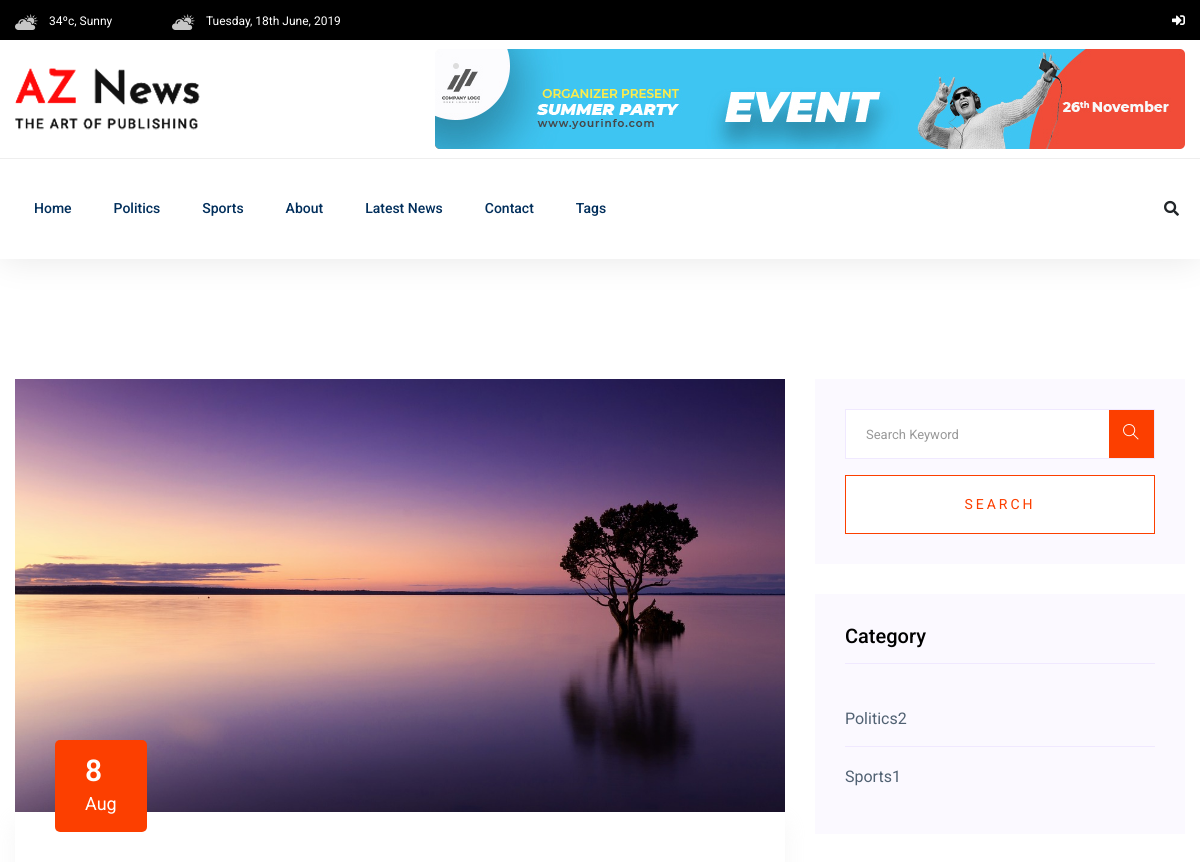
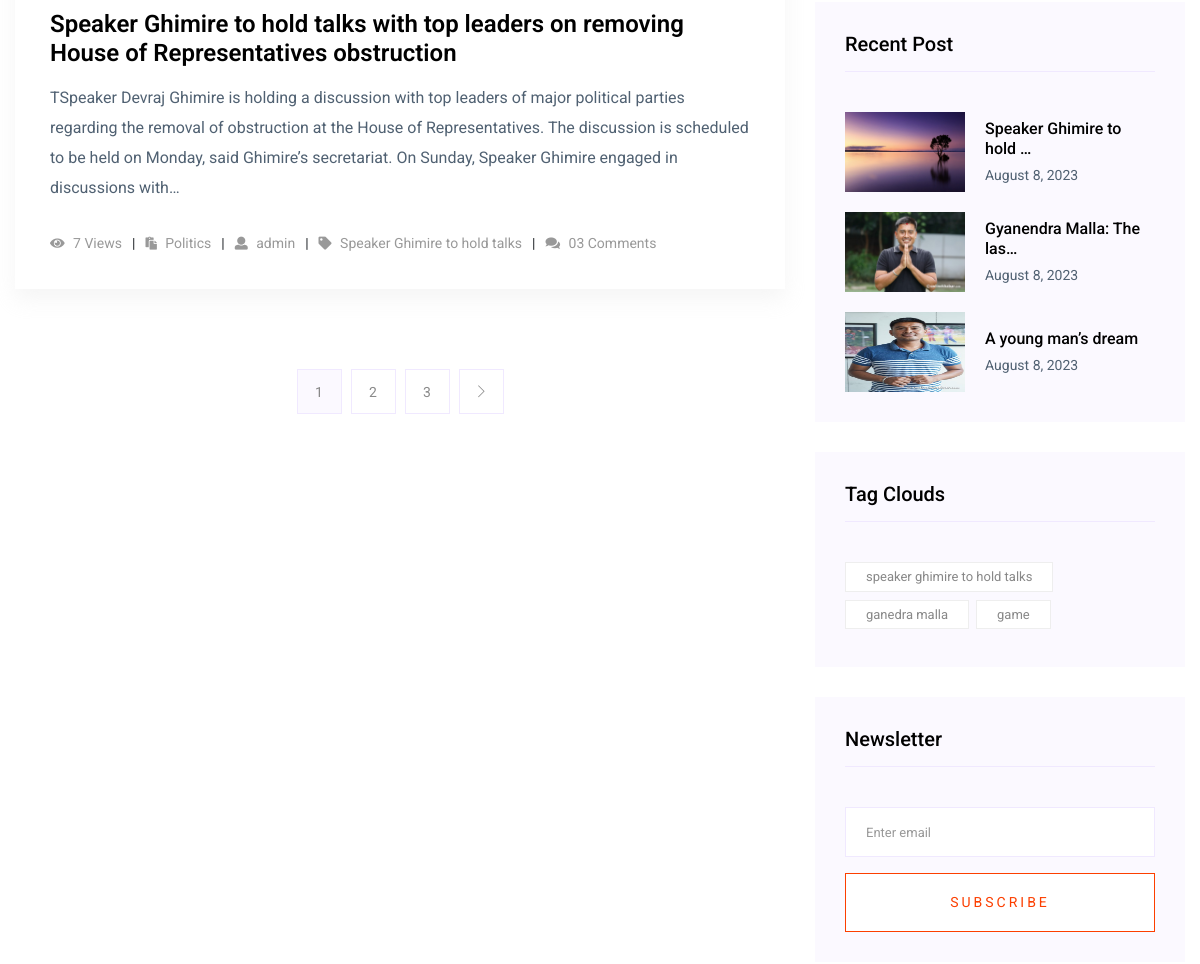
Before: /post-list/ (upper part) with the older database file (2 pictures, top to bottom).
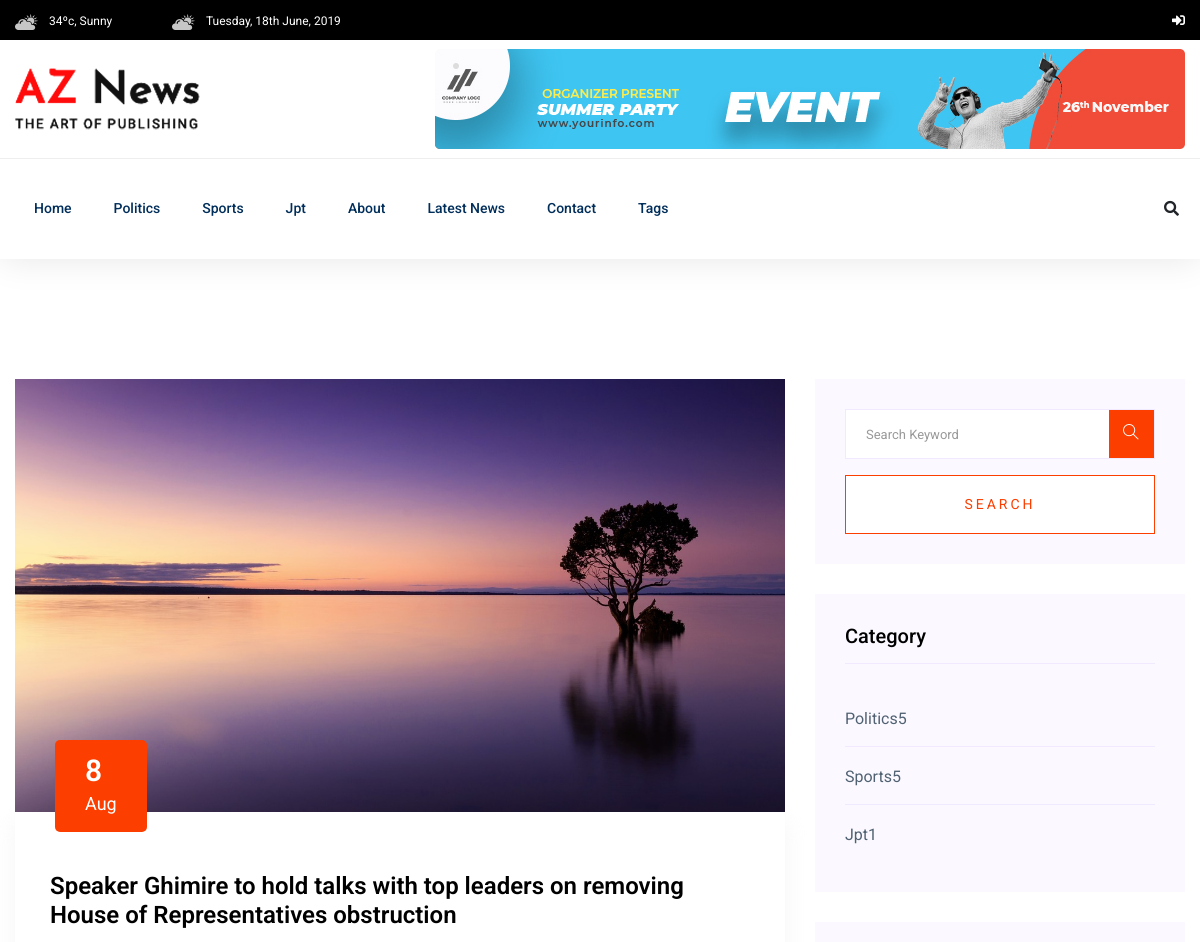
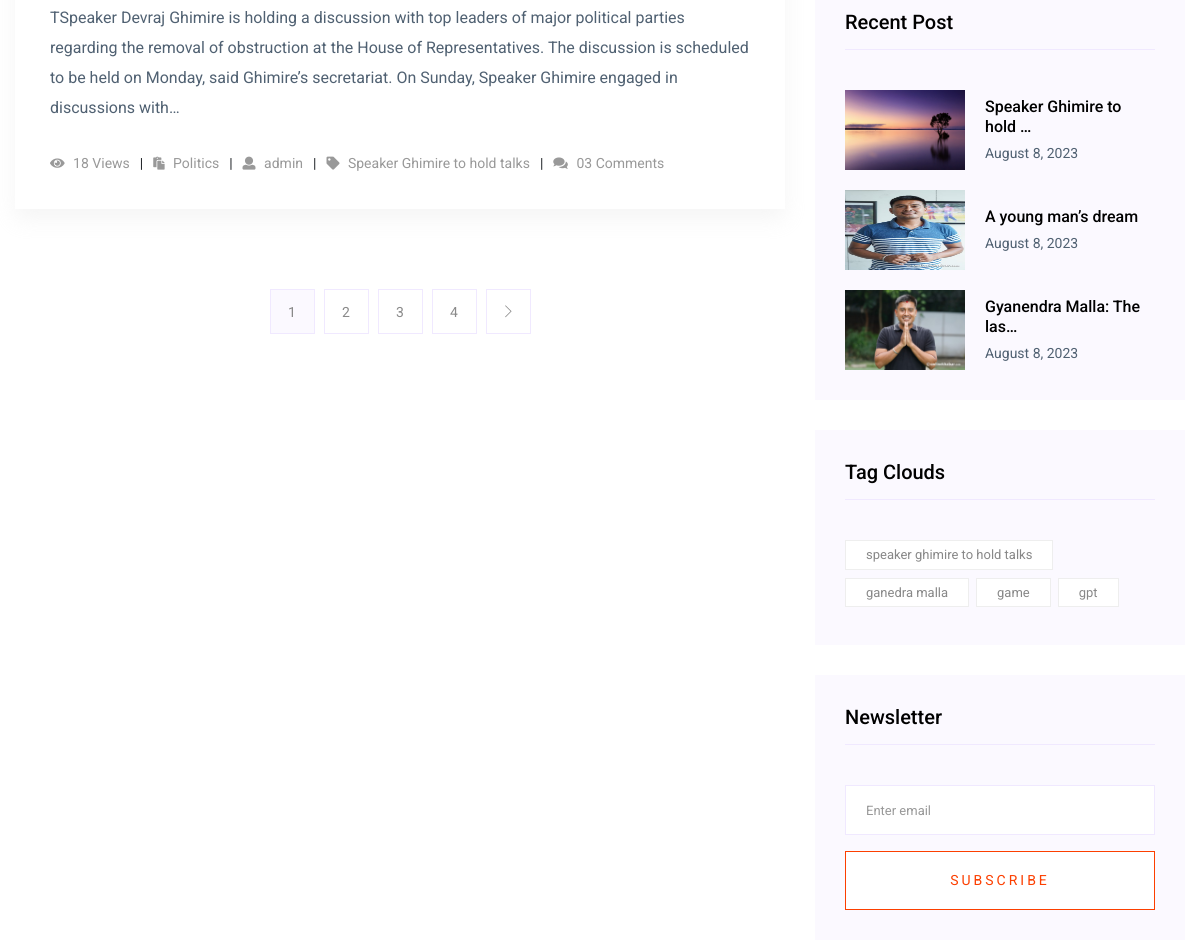
After: the same page with the newer database file (2 pictures, top to bottom).
### newspaper/models.py (models this page shows, shortened)
class TimeStampModel(models.Model):
    created_at = models.DateTimeField(auto_now_add=True)
    updated_at = models.DateTimeField(auto_now=True)
    class Meta:
        abstract = True

class Category(TimeStampModel):
    name = models.CharField(max_length=200)

class Post(TimeStampModel):
    STATUS_CHOICES = [
        ("active", "Active"),
        ("in_active", "Inactive"),
    ]
    title = models.CharField(max_length=300)
    content = models.TextField()
    featured_image = models.ImageField(upload_to="post_images/%y/%m/%d", blank=False)
    author = models.ForeignKey("auth.User", on_delete=models.CASCADE)
    status = models.CharField(max_length=30, choices=STATUS_CHOICES, default=False)
    views_count = models.PositiveBigIntegerField(default=0)
    published_at = models.DateTimeField(null=True, blank=True)
    category = models.ForeignKey(Category, on_delete=models.CASCADE)
    tag = models.ManyToManyField(Tag)

class Tag(TimeStampModel):
    name = models.CharField(max_length=100)
    def __str__(self):
        return self.name

### newspaper/views.py (the view)
# urls.py: path("", views.PostListView.as_view(), name="post-list"),
class PostListView(ListView):
    model = Post
    template_name = "aznews/list/list.html"
    context_object_name = "posts"
    paginate_by = 1
    def get_queryset(self):
        queryset = Post.objects.filter(status="active", published_at__isnull=False)
        return queryset

### newspaper/navigation.py (called while the page is built)
def nav(request):
    categories = Category.objects.all()[:5]
    tags = Tag.objects.all()[:7]
    trending_posts = Post.objects.filter(status="active", published_at__isnull=False).order_by("-views_count")[:3]
    return {
        "categories": categories,
        "tags": tags,
        "trending_posts": trending_posts,
    }

### templates/aznews/list/list.html
{% extends "aznews/base.html" %}
{% block content %}
<section class="blog_area section-padding">
    <div class="container">
        <div class="row">
            <div class="col-lg-8 mb-5 mb-lg-0">
                <div class="blog_left_sidebar">
                    {% include "aznews/list/left/post_list.html" with posts=page_obj %}
                    {% include "aznews/list/left/pegination.html" %}
                </div>
            </div>
            <div class="col-lg-4">
                <div class="blog_right_sidebar">
                    {% include "aznews/list/right/search.html" %}
                    {% include "aznews/list/right/category.html" %}
                    {% include "aznews/list/right/popular_post.html" %}
                    {% include "aznews/list/right/tag.html" %}
                    {% include "aznews/list/right/newsletter.html" %}
                </div>
            </div>
        </div>
    </div>
</section>
{% endblock content %}

### templates/aznews/header.html (shortened to what the changed rows need)
<header>
    <div class="header-area">
        <div class="main-header ">
            <div class="header-bottom header-sticky">
                <div class="container">
                    <div class="row align-items-center">
                        <div class="col-xl-10 col-lg-10 col-md-12 header-flex">
                            <div class="main-menu d-none d-md-block">
                                <nav>
                                    <ul id="navigation">
                                        {% for category in categories %}
                                            <li>
                                                <a href="{% url 'post-by-category' category.id %}">{{ category.name }}</a>
                                            </li>
                                        {% endfor %}
                                    </ul>
                                </nav>
                            </div>
                        </div>
                    </div>
                </div>
            </div>
        </div>
    </div>
</header>

### templates/aznews/list/left/post_list.html
{% for post in posts %}
<article class="blog_item">
    <div class="blog_item_img">
        <img class="card-img rounded-0" src="{{ post.featured_image.url }}" alt="{{ post.title }}">
        <a href="#" class="blog_item_date">
            <h3>{{post.published_at|date:"j" }}</h3>
            <p>{{ post.published_at|date:"M" }}</p>
        </a>
    </div>
    <div class="blog_details">
        <a class="d-inline-block" href="{% url 'post-detail' post.pk %}">
            <h2>{{ post.title }}</h2>
        </a>
        <p>T{{ post.content|truncatechars:300 }}</p>
        <ul class="blog-info-link">
            <li><a href="#"><i class="fa fa-eye"></i> {{ post.views_count }} Views</a></li>
            <li><a href="#"><i class="fa fa-paste"></i> {{ post.category.name|title }}</a></li>
            <li><a href="#"><i class="fa fa-user"></i> {{ post.author.username|lower }}</a></li>
            <li><a href="#"><i class="fa fa-tag"></i> {{ post.tag.all|join:", " }}</a></li>
            <li><a href="#"><i class="fa fa-comments"></i> 03 Comments</a></li>
        </ul>
    </div>
</article>
{% endfor %}

### templates/aznews/list/right/category.html
<aside class="single_sidebar_widget post_category_widget">
    <h4 class="widget_title">Category</h4>
    <ul class="list cat-list">
        {% for category in categories %}
        <li>
            <a href="#" class="d-flex">
                <p>{{ category.name|title }}</p>
                <p>{{ category.post_set.count }}</p>
            </a>
        </li>
        {% endfor %}
    </ul>
</aside>

### templates/aznews/list/right/popular_post.html
<aside class="single_sidebar_widget popular_post_widget">
    <h3 class="widget_title">Recent Post</h3>
    {% for post in trending_posts %}
    <div class="media post_item">
        <img src="{{ post.featured_image.url}}" alt="{{ post.title }}" width="120px" height="80px">
        <div class="media-body">
            <a href="single-blog.html">
                <h3>{{ post.title|truncatechars:25 }}</h3>
            </a>
            <p>{{ post.published_at|date:"F j, Y" }}</p>
        </div>
    </div>
    {% endfor %}
</aside>

### templates/aznews/list/right/tag.html
<aside class="single_sidebar_widget tag_cloud_widget">
    <h4 class="widget_title">Tag Clouds</h4>
    <ul class="list">
        {% for tag in tags %}
        <li>
            <a href="#">{{ tag.name|lower }}</a>
        </li>
        {% endfor %}
    </ul>
</aside>

Changed rows visible on the page:
computed for Category "Politics": post_set.count "2" → "5"
computed for Category "Sports": post_set.count "1" → "5"
added Category: name "Jpt", post_set.count "1"
changed Post "Aug": views_count "7" → "18"
changed Post "A young man’s dream": moves up the list
added Tag: name "gpt"
Other visible differences:
new list line: "4"
